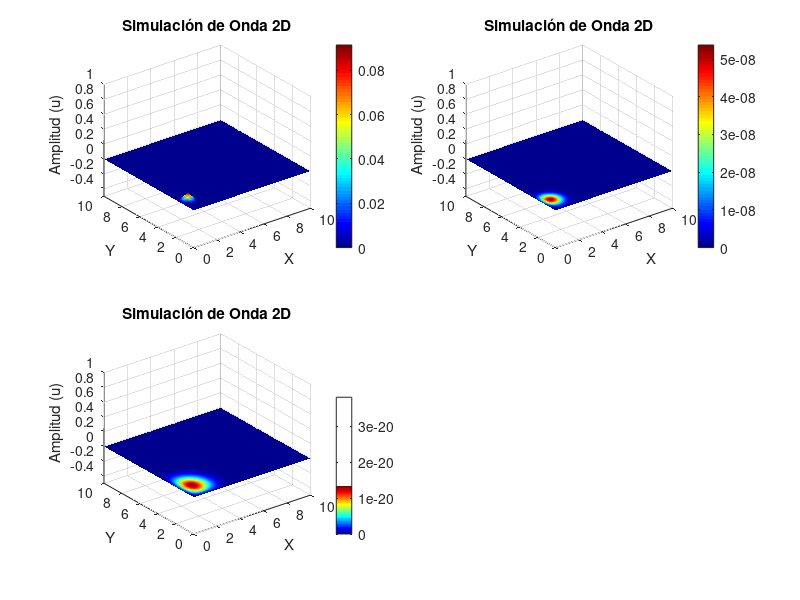

Source code (MATLAB):
clear; clc; close all;
Nx = 60;         % Número de puntos en X
Ny = 60;  
L=10; % Número de puntos en Y
h = L / (Nx-1);  % Paso espacial (dx = dy = h)
x = linspace(0, L, Nx);
y = linspace(0, L, Ny);


[X, Y] = meshgrid(x, y);

% --- 2. PARÁMETROS TEMPORALES Y ESTABILIDAD (CFL) ---
cfl = 0.5;                % Factor de seguridad CFL (< 1/sqrt(2) approx 0.707)
dt = cfl * h / sqrt(2);   % Paso del tiempo estable
t_final = 8;             % Tiempo total de simulación
Nt = ceil(t_final/dt);    % Número de pasos de tiempo

r2 = (dt / h)^2; 
cx = L; cy = L/2;       % Centro de la perturbación
sigma = 0.8;% Constante del esquema numérico
f=@(X,Y) exp(-((X-cx).^2+(Y-cy).^2)/ (2*sigma^2));

u=zeros(Nx,Ny,Nt);

for k=2:Ny-1
  for j=2:Nx-1
      u(j,k,1)=2*(1 - 4*r2)*feval(f,j,k)-feval(f,j,k)+ ...
                      r2*(feval(f,j+1,k) + feval(f,j-1,k) + feval(f,j,k+1) + feval(f,j,k-1));
  end
end 
 u(1:Nx,1,1)=0;
 u(1:Nx,Ny,1)=0;
 u(1,1:Ny,1)=0;
 u(Nx,1:Ny,1)=0;

 for n=2:Nt
 for k=2:Ny-1
  for j=2:Nx-1
      u(j,k,n)=2*(1 - 4*r2)*u(j,k,n-1) - u(j,k,n-1) + ...
                      r2*(u(j+1,k,n-1) + u(j-1,k,n-1) + u(j,k+1,n-1)+u(j,k-1,n-1)); 
  end
 end 
 u(1:Nx,1,n)=0;
 u(1:Nx,Ny,n)=0;
 u(1,1:Ny,n)=0;
 u(Nx,1:Ny,n)=0;

                % Vista 3D

 end

 subplot(2,2,1);
 h_surf = surf(X, Y, u(:,:,2));
shading interp;           % Suavizar colores
colormap jet;
colorbar;
zlim([-0.5, 1]);          % Límites del eje Z
title('Simulación de Onda 2D');
xlabel('X'); ylabel('Y'); zlabel('Amplitud (u)');
view(3);  

 subplot(2,2,2);
 h_surf = surf(X, Y, u(:,:,Nx/3));
shading interp;           % Suavizar colores
colormap jet;
colorbar;
zlim([-0.5, 1]);          % Límites del eje Z
title('Simulación de Onda 2D');
xlabel('X'); ylabel('Y'); zlabel('Amplitud (u)');
view(3);  

 subplot(2,2,3);
 h_surf = surf(X, Y, u(:,:,2*Nx/3));
shading interp;           % Suavizar colores
colormap jet;
colorbar;
zlim([-0.5, 1]);          % Límites del eje Z
title('Simulación de Onda 2D');
xlabel('X'); ylabel('Y'); zlabel('Amplitud (u)');
view(3);  

 subplot(2,2,3);
 h_surf = surf(X, Y, u(:,:,Nx));
shading interp;           % Suavizar colores
colormap jet;
colorbar;
zlim([-0.5, 1]);          % Límites del eje Z
title('Simulación de Onda 2D');
xlabel('X'); ylabel('Y'); zlabel('Amplitud (u)');
view(3);  
